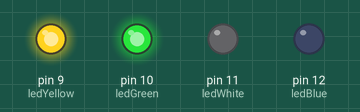
Recording of a sketch running on a simulated Arduino Uno, built with avr-gcc and run on an emulated ATmega328P. Shown: output pins drawn as LEDs (lit = HIGH).

Above: at 0.5 s.
At 3.5 s:
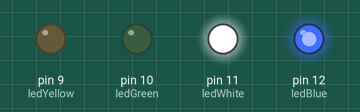
Timing chart, 0 to 4.6 s (numbered marks = the images above):
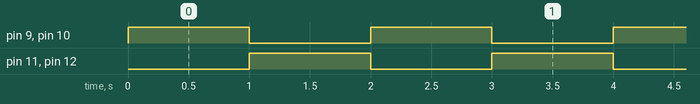

Measured:
- by itself, pin 9 (ledYellow), pin 10 (ledGreen), pin 11 (ledWhite), pin 12 (ledBlue): alternates HIGH for 1.0 s and LOW for 1.0 s

The sketch:

2LED_Consective.ino
```cpp
int ledYellow=9;
int ledGreen=10;
int ledWhite=11;
int ledBlue=12 ;
void setup(){
pinMode(ledWhite,OUTPUT);
pinMode(ledYellow,OUTPUT);
pinMode(ledGreen,OUTPUT);
pinMode(ledBlue,OUTPUT);

}

void loop() {
 // put your main code here, to run repeatedly:
digitalWrite(ledYellow,HIGH);
digitalWrite(ledGreen,HIGH);
digitalWrite(ledWhite,LOW);
digitalWrite(ledBlue,LOW);
delay(1000);
digitalWrite(ledWhite,HIGH);
digitalWrite(ledYellow,LOW);
digitalWrite(ledGreen ,LOW);
digitalWrite(ledBlue,HIGH );
delay(1000);

}
```
